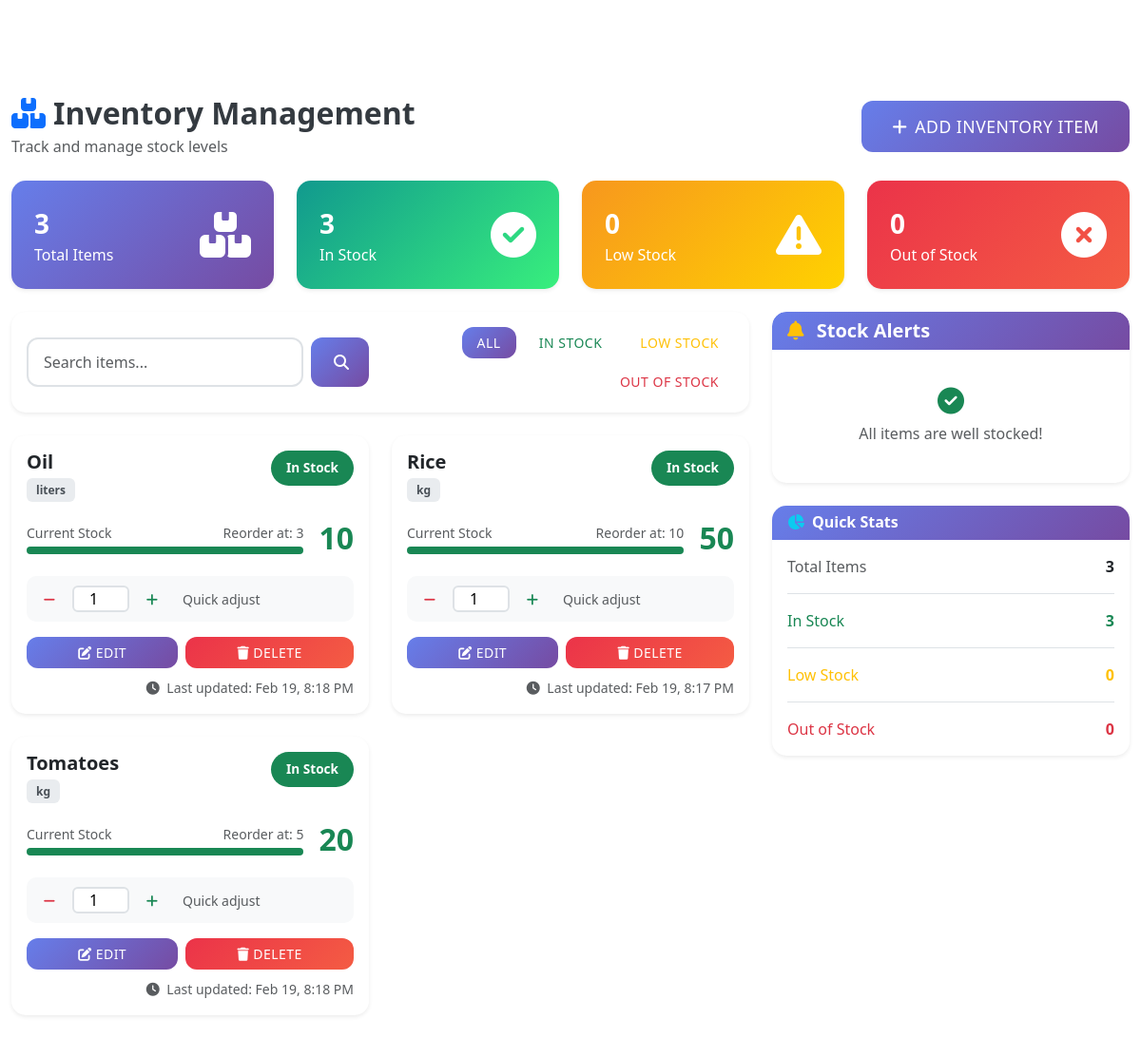
The page /admin/inventory.php (signed in) on the database its author committed.
### tables this page shows
CREATE TABLE `inventory` (
  `inventory_id` int(11) NOT NULL,
  `item_name` varchar(100) NOT NULL,
  `quantity` int(11) NOT NULL,
  `unit` varchar(20) DEFAULT NULL,
  `reorder_level` int(11) DEFAULT 10,
  `last_updated` timestamp NOT NULL DEFAULT current_timestamp() ON UPDATE current_timestamp()
);

### admin/inventory.php (the view, shortened to what this page needs)
<?php
try {
    $database = new Database();
    $db       = $database->connect();
    $filter_status = $_GET['status'] ?? 'all';
    $search_query  = $_GET['search'] ?? '';
    $query = "SELECT * FROM inventory WHERE 1=1";
    $query .= " ORDER BY item_name";
    $stmt = $db->prepare($query);
    $stmt->execute();
    $items = $stmt->fetchAll(PDO::FETCH_ASSOC);
    $stats = $db->query(
        "SELECT
            COUNT(*) AS total_items,
            SUM(CASE WHEN quantity = 0 THEN 1 ELSE 0 END) AS out_of_stock,
            SUM(CASE WHEN quantity <= reorder_level AND quantity > 0 THEN 1 ELSE 0 END) AS low_stock,
            SUM(CASE WHEN quantity > reorder_level THEN 1 ELSE 0 END) AS in_stock
         FROM inventory"
    )->fetch(PDO::FETCH_ASSOC);
        $alerts = $db->query(
        "SELECT * FROM inventory
         WHERE quantity <= reorder_level
         ORDER BY quantity ASC
         LIMIT 5"
    )->fetchAll(PDO::FETCH_ASSOC);
} catch (PDOException $e) {
    $error_message = 'Database error: ' . $e->getMessage();
    $items = $alerts = [];
    $stats = ['total_items'=>0,'out_of_stock'=>0,'low_stock'=>0,'in_stock'=>0];
}
?>
<!DOCTYPE html>
<html lang="en">
<head>
    <link href="https://cdn.jsdelivr.net/npm/bootstrap@5.3.0/dist/css/bootstrap.min.css" rel="stylesheet">
    <link rel="stylesheet" href="https://cdnjs.cloudflare.com/ajax/libs/font-awesome/6.4.0/css/all.min.css">
    <link rel="stylesheet" href="../assets/css/style.css">
</head>
<body>
<div class="container-fluid py-4">
    <div class="d-flex justify-content-between align-items-center mb-4">
        <div>
            <h2 class="mb-1">
                <i class="fas fa-boxes text-primary me-2"></i>Inventory Management
            </h2>
            <p class="text-muted mb-0">Track and manage stock levels</p>
        </div>
        <button class="btn btn-primary btn-lg" data-bs-toggle="modal" data-bs-target="#addItemModal">
            <i class="fas fa-plus me-2"></i>Add Inventory Item
        </button>
    </div>
    <div class="row g-4 mb-4">
        <div class="col-lg-3 col-md-6">
            <div class="card stat-card shadow-sm text-white" style="background:linear-gradient(135deg,#667eea,#764ba2)">
                <div class="d-flex justify-content-between align-items-center">
                    <div>
                        <div class="fs-3 fw-bold"><?php echo $stats['total_items']; ?></div>
                        <div class="opacity-90">Total Items</div>
                    </div>
                    <i class="fas fa-boxes fa-3x opacity-40"></i>
                </div>
            </div>
        </div>
        <div class="col-lg-3 col-md-6">
            <div class="card stat-card shadow-sm text-white" style="background:linear-gradient(135deg,#11998e,#38ef7d)">
                <div class="d-flex justify-content-between align-items-center">
                    <div>
                        <div class="fs-3 fw-bold"><?php echo $stats['in_stock']; ?></div>
                        <div class="opacity-90">In Stock</div>
                    </div>
                    <i class="fas fa-check-circle fa-3x opacity-40"></i>
                </div>
            </div>
        </div>
        <div class="col-lg-3 col-md-6">
            <div class="card stat-card shadow-sm text-white" style="background:linear-gradient(135deg,#f7971e,#ffd200)">
                <div class="d-flex justify-content-between align-items-center">
                    <div>
                        <div class="fs-3 fw-bold"><?php echo $stats['low_stock']; ?></div>
                        <div class="opacity-90">Low Stock</div>
                    </div>
                    <i class="fas fa-exclamation-triangle fa-3x opacity-40"></i>
                </div>
            </div>
        </div>
        <div class="col-lg-3 col-md-6">
            <div class="card stat-card shadow-sm text-white" style="background:linear-gradient(135deg,#eb3349,#f45c43)">
                <div class="d-flex justify-content-between align-items-center">
                    <div>
                        <div class="fs-3 fw-bold"><?php echo $stats['out_of_stock']; ?></div>
                        <div class="opacity-90">Out of Stock</div>
                    </div>
                    <i class="fas fa-times-circle fa-3x opacity-40"></i>
                </div>
            </div>
        </div>
    </div>
    <div class="row g-4">
        <div class="col-lg-8">
            <div class="card shadow-sm mb-4" style="border-radius:15px;">
                <div class="card-body py-3">
                    <div class="row align-items-center">
                        <div class="col-md-6 mb-2 mb-md-0">
                            <form method="GET" class="d-flex">
                                <input type="text" name="search" class="form-control me-2"
                                       placeholder="Search items..."
                                       value="<?php echo htmlspecialchars($search_query); ?>">
                                <button type="submit" class="btn btn-primary">
                                    <i class="fas fa-search"></i>
                                </button>
                            </form>
                        </div>
                        <div class="col-md-6">
                            <div class="d-flex gap-2 flex-wrap justify-content-md-end">
                                <a href="?" class="btn btn-sm <?php echo $filter_status=='all' ? 'btn-primary' : 'btn-outline-primary'; ?>">All</a>
                                <a href="?status=in_stock" class="btn btn-sm <?php echo $filter_status=='in_stock' ? 'btn-success' : 'btn-outline-success'; ?>">In Stock</a>
                                <a href="?status=low_stock" class="btn btn-sm <?php echo $filter_status=='low_stock' ? 'btn-warning' : 'btn-outline-warning'; ?>">Low Stock</a>
                                <a href="?status=out_of_stock" class="btn btn-sm <?php echo $filter_status=='out_of_stock' ? 'btn-danger' : 'btn-outline-danger'; ?>">Out of Stock</a>
                            </div>
                        </div>
                    </div>
                </div>
            </div>
            <div class="row g-4">
            <?php if (!empty($items)):
                foreach ($items as $item):
                $pct = $item['reorder_level'] > 0
                    ? min(100, ($item['quantity'] / ($item['reorder_level'] * 2)) * 100)
                    : 100;
                $status_color = $item['quantity'] == 0 ? 'danger'
                    : ($item['quantity'] <= $item['reorder_level'] ? 'warning' : 'success');
                $status_text = $item['quantity'] == 0 ? 'Out of Stock'
                    : ($item['quantity'] <= $item['reorder_level'] ? 'Low Stock' : 'In Stock');
            ?>
                <div class="col-md-6">
                    <div class="card inventory-card shadow-sm">
                        <div class="card-body">
                            <div class="d-flex justify-content-between align-items-start mb-3">
                                <div class="flex-grow-1">
                                    <h5 class="card-title mb-1"><?php echo htmlspecialchars($item['item_name']); ?></h5>
                                    <span class="unit-badge"><?php echo htmlspecialchars($item['unit']); ?></span>
                                </div>
                                <span class="stock-badge bg-<?php echo $status_color; ?> text-white">
                                    <?php echo $status_text; ?>
                                </span>
                            </div>
                            <div class="d-flex align-items-center mb-3">
                                <div class="flex-grow-1">
                                    <div class="d-flex justify-content-between mb-1">
                                        <small class="text-muted">Current Stock</small>
                                        <small class="text-muted">Reorder at: <?php echo $item['reorder_level']; ?></small>
                                    </div>
                                    <div class="stock-level">
                                        <div class="stock-level-fill bg-<?php echo $status_color; ?>"
                                             style="width:<?php echo $pct; ?>%"></div>
                                    </div>
                                </div>
                                <div class="ms-3 text-end">
                                    <div class="fs-2 fw-bold text-<?php echo $status_color; ?>">
                                        <?php echo $item['quantity']; ?>
                                    </div>
                                </div>
                            </div>
                            <form method="POST" class="qty-control mb-3">
                                <div class="d-flex align-items-center gap-2">
                                    <button type="submit" name="adjust_stock" onclick="this.form.action.value='remove'"
                                            class="btn btn-sm btn-outline-danger">
                                        <i class="fas fa-minus"></i>
                                    </button>
                                    <input type="number" name="adjustment" value="1" min="1" required>
                                    <button type="submit" name="adjust_stock" onclick="this.form.action.value='add'"
                                            class="btn btn-sm btn-outline-success">
                                        <i class="fas fa-plus"></i>
                                    </button>
                                    <small class="text-muted ms-2">Quick adjust</small>
                                </div>
                            </form>
                            <div class="d-flex gap-2">
                                <button class="btn btn-primary btn-sm flex-fill"
                                        onclick='editItem(<?php echo json_encode($item); ?>)'>
                                    <i class="fas fa-edit me-1"></i>Edit
                                </button>
                                <button class="btn btn-danger btn-sm flex-fill"
                                        onclick="deleteItem(<?php echo $item['inventory_id']; ?>, '<?php echo htmlspecialchars($item['item_name']); ?>')">
                                    <i class="fas fa-trash me-1"></i>Delete
                                </button>
                            </div>
                            <div class="mt-2 text-end">
                                <small class="text-muted">
                                    <i class="fas fa-clock me-1"></i>
                                    Last updated: <?php echo date('M j, g:i A', strtotime($item['last_updated'])); ?>
                                </small>
                            </div>
                        </div>
                    </div>
                </div>
            <?php endforeach;
            endif; ?>
            </div>
        </div>
        <div class="col-lg-4">
            <div class="card shadow-sm" style="border-radius:15px;">
                <div class="card-header bg-white border-0" style="border-radius:15px 15px 0 0 !important;">
                    <h5 class="mb-0">
                        <i class="fas fa-bell text-warning me-2"></i>
                        Stock Alerts
                    </h5>
                </div>
                <div class="card-body">
                    <?php if (!empty($alerts)): ?>
                        <?php foreach ($alerts as $a):
                            $is_critical = $a['quantity'] == 0;
                        ?>
                        <div class="alert-item <?php echo $is_critical ? 'critical' : 'warning'; ?>">
                            <div class="d-flex justify-content-between align-items-start">
                                <div class="flex-grow-1">
                                    <div class="fw-bold"><?php echo htmlspecialchars($a['item_name']); ?></div>
                                    <small class="text-muted">
                                        <i class="fas fa-<?php echo $is_critical ? 'times' : 'exclamation'; ?>-circle me-1"></i>
                                        <?php if ($is_critical): ?>
                                            Out of stock - Order now!
                                        <?php else: ?>
                                            Only <?php echo $a['quantity']; ?> <?php echo $a['unit']; ?> left
                                        <?php endif; ?>
                                    </small>
                                </div>
                                <button class="btn btn-sm btn-<?php echo $is_critical ? 'danger' : 'warning'; ?>"
                                        onclick='editItem(<?php echo json_encode($a); ?>)'
                                        title="Restock">
                                    <i class="fas fa-plus"></i>
                                </button>
                            </div>
                        </div>
                        <?php endforeach; ?>
                    <?php else: ?>
                        <div class="text-center py-4 text-muted">
                            <i class="fas fa-check-circle fs-3 text-success d-block mb-2"></i>
                            <p class="mb-0">All items are well stocked!</p>
                        </div>
                    <?php endif; ?>
                </div>
            </div>
            <div class="card shadow-sm mt-4" style="border-radius:15px;">
                <div class="card-header bg-white border-0">
                    <h6 class="mb-0"><i class="fas fa-chart-pie text-info me-2"></i>Quick Stats</h6>
                </div>
                <div class="card-body">
                    <div class="mb-3 pb-3 border-bottom">
                        <div class="d-flex justify-content-between">
                            <span class="text-muted">Total Items</span>
                            <span class="fw-bold"><?php echo $stats['total_items']; ?></span>
                        </div>
                    </div>
                    <div class="mb-3 pb-3 border-bottom">
                        <div class="d-flex justify-content-between">
                            <span class="text-success">In Stock</span>
                            <span class="fw-bold text-success"><?php echo $stats['in_stock']; ?></span>
                        </div>
                    </div>
                    <div class="mb-3 pb-3 border-bottom">
                        <div class="d-flex justify-content-between">
                            <span class="text-warning">Low Stock</span>
                            <span class="fw-bold text-warning"><?php echo $stats['low_stock']; ?></span>
                        </div>
                    </div>
                    <div>
                        <div class="d-flex justify-content-between">
                            <span class="text-danger">Out of Stock</span>
                            <span class="fw-bold text-danger"><?php echo $stats['out_of_stock']; ?></span>
                        </div>
                    </div>
                </div>
            </div>
        </div>
    </div>
</div>
</body>
</html>

### rows shown on the page
inventory: item_name "Oil", unit "liters", status_text "In Stock", reorder_level "3", quantity "10", last_updated "Feb 19, 8:18 PM"
inventory: item_name "Rice", unit "kg", status_text "In Stock", reorder_level "10", quantity "50", last_updated "Feb 19, 8:17 PM"
inventory: item_name "Tomatoes", unit "kg", status_text "In Stock", reorder_level "5", quantity "20", last_updated "Feb 19, 8:18 PM"

### other values the page prints
$stats['total_items'] "3"
$stats['in_stock'] "3"
$stats['low_stock'] "0"
$stats['out_of_stock'] "0"
